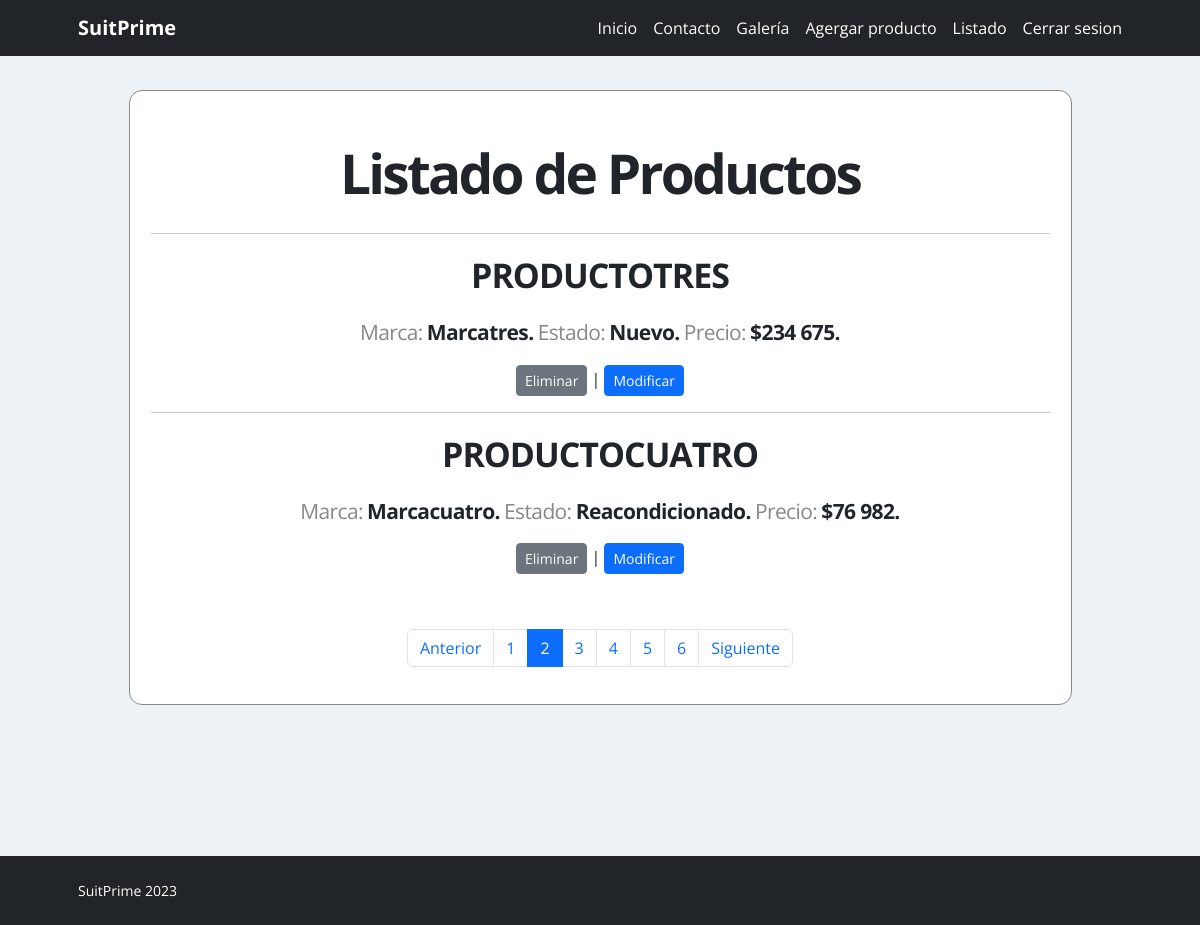
Page /Listar-producto/?page=2 (signed in) on the committed database.
### app/models.py (models this page shows, shortened)
class Producto(models.Model):
    nombre = models.CharField(max_length=50)
    precio = models.IntegerField()
    descripcion = models.TextField()
    nuevo = models.BooleanField()
    marca = models.ForeignKey(Marca, on_delete=models.PROTECT)
    fecha_fabricacion = models.DateField(null=True)
    imagen = models.ImageField(upload_to="productos", null=True)

class Marca(models.Model):
    nombre = models.CharField(max_length=50)
    def __str__(self):
        return self.nombre

### app/views.py (the view)
# urls.py: path('Listar-producto/', Listar_producto, name="Listar_producto"),
@permission_required('app.view_producto')
def Listar_producto(request):
    productos = Producto.objects.all()
    page = request.GET.get('page', 1)
    try:
        paginator = Paginator(productos, 2)
        productos = paginator. page(page)
    except:
        raise Http404
    data = {
        'entity' : productos,
        'paginator' : paginator
    }
    return render(request,'app/producto/listar.html', data)

### app/templates/app/producto/listar.html (shortened to what this page needs)
{% extends 'app/base.html' %}
{% block contenido %}
{% load humanize %}
<div style="padding: 34px;">
<div id="productoslista">
<h2>Listado de Productos</h2>
{% for p in entity %}
<hr/>
<div>
<dl class="prodNombre">
<dd><p>{{ p.nombre | title }}</p></dd>
</dl>
<dl>
<dt><h3>Marca:</h3></dt>
<dd><p>{{ p.marca | title }}.</p></dd>
<dt><h3>Estado:</h3></dt>
<dd><p>{% if p.nuevo %}Nuevo{% else %}Reacondicionado{% endif %}.</p></dd>
<dt><h3>Precio:</h3></dt>
<dd><p>${{ p.precio | intcomma }}.</p></dd>
</dl>
<p>{% if perms.app.delete_producto %}<a href="#" onclick="eliminarProducto( {{ p.id }} )" class="btn btn-secondary btn-sm">Eliminar</a>{% endif %} {% if perms.app.delete_producto and perms.app.change_producto  %}|{% endif %} {% if perms.app.change_producto %}<a href="{% url 'Modificar_producto' p.id %}" class="btn btn-primary btn-sm">Modificar</a>{% endif %}</p>
</div>
{% endfor %}
<div style="margin: 55px 0 0 0;">
{% include 'app/paginator.html' %}
</div>
</div>
</div>
{% endblock %}

### app/static/app/css/estilos.css (style rules this page uses)
* { margin:0; padding:0; }
body { background-color:#EDF2F7; font-family: 'Open Sans', sans-serif; }
h1,h2 { font-family: 'Open Sans', sans-serif; font-weight: bold; }

### app/static/app/css/estilo2.css (style rules this page uses)
div#prodlist h2, h3 { font-size: 1.3em; }
div.flexOne div._prod ._proddesc h2, h3 { font-size: 1.3em; }
#productoslista { border-width: 1px; border-radius: 13px; border-color: #888; border-style: solid; background-color: #fff; margin: 0 auto; max-width: 943px; padding: 21px; text-align: center; font-family: 'Open Sans', Sans-serif; }
#productoslista h2 { margin: 0.5em 0; font-size: 55px; font-weight: bold; letter-spacing: -0.05em; font-family: 'Open Sans', Sans-serif; }
#productoslista dl, #productoslista hr { margin: 1em 0; }
#productoslista dl dt, #productoslista dl dd { display: inline-block; margin: 0; }
#productoslista dl dt h3, #productoslista dl dd p, #productoslista hr { font-size: 21px; font-family: 'Open Sans', Sans-serif; letter-spacing: -0.03em; margin: 0; padding: 0; }
#productoslista dl dt h3 { color: #888; font-weight: lighter; }
#productoslista dl dd p { font-weight: bold; }
#productoslista dl.prodNombre dd p { font-size: 34px; font-weight: bold; text-transform: uppercase; }

### rows in the picture
Producto: nombre "PRODUCTOTRES", marca "Marcatres", nuevo "Nuevo", precio "234 675"
Producto: nombre "PRODUCTOCUATRO", marca "Marcacuatro", nuevo "Reacondicionado", precio "76 982"

### other values in the picture
{{ page }} "1" "2" "3" "4" "5" "6"
